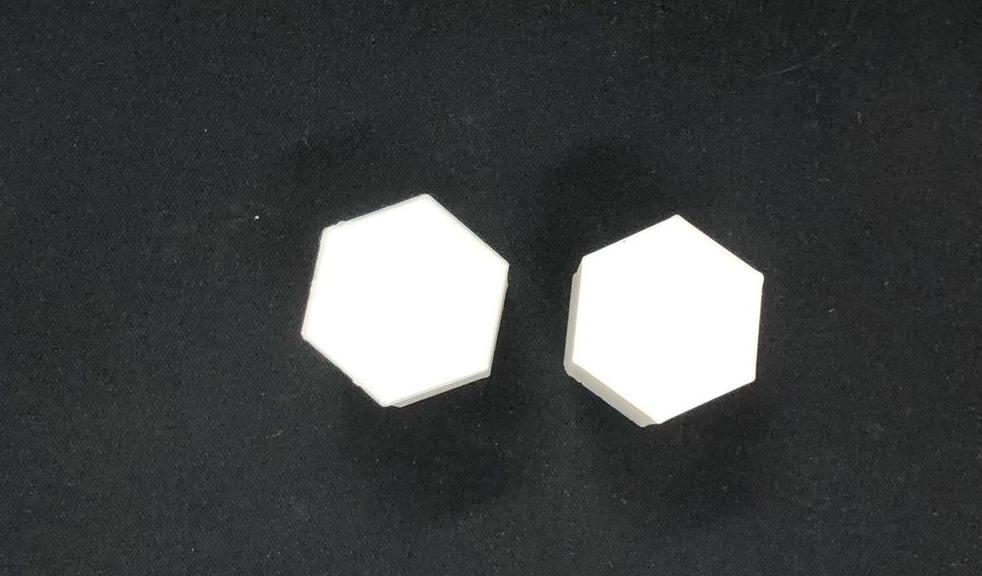
%> input picture new.jpg, 982 x 576 px
$ octave test.m   (GNU Octave 9; MATLAB toolbox functions it lacks are replaced by stand-ins)
%> lines starting %> are read from the running program, lines starting %| are printed output that depends on the picture; in (x1, y1, x2, y2) boxes, pixels count from 0 and x2, y2 are one past the last pixel; in counts of white or black regions, pixels touching at a corner belong together; the program's own positions count from 1
clc
clear all
close all

objectleft=0;
Im=imread('new.jpg');
%> Im is the input picture: size 576x982x3 uint8; mean R, G, B 66.7, 67.9, 68.2

I=rgb2gray(im2double(Im));
I(I<0.8)=0;
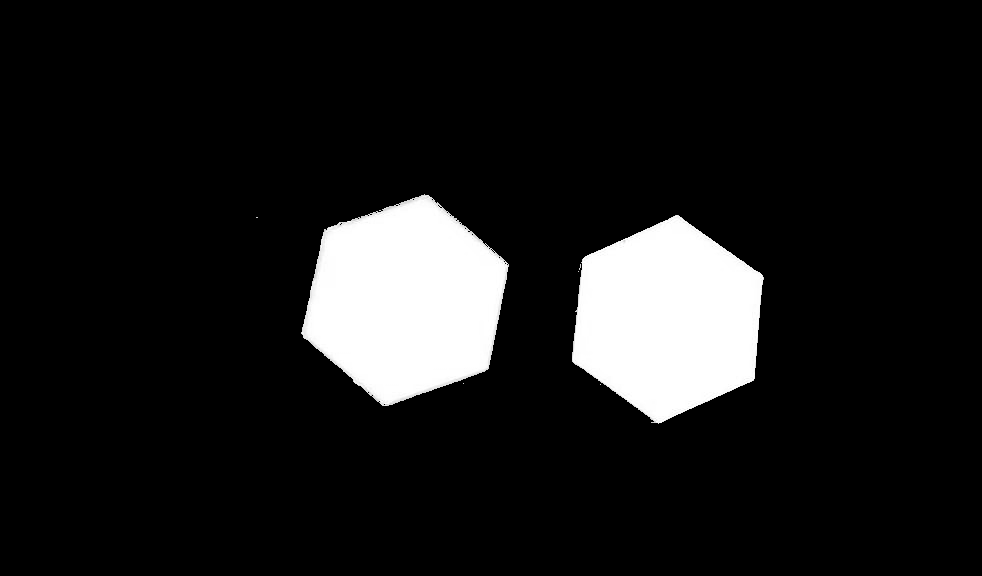
%> I: size 576x982 double; min 0, max 1, mean 0.105
I(I>=0.8)=1;
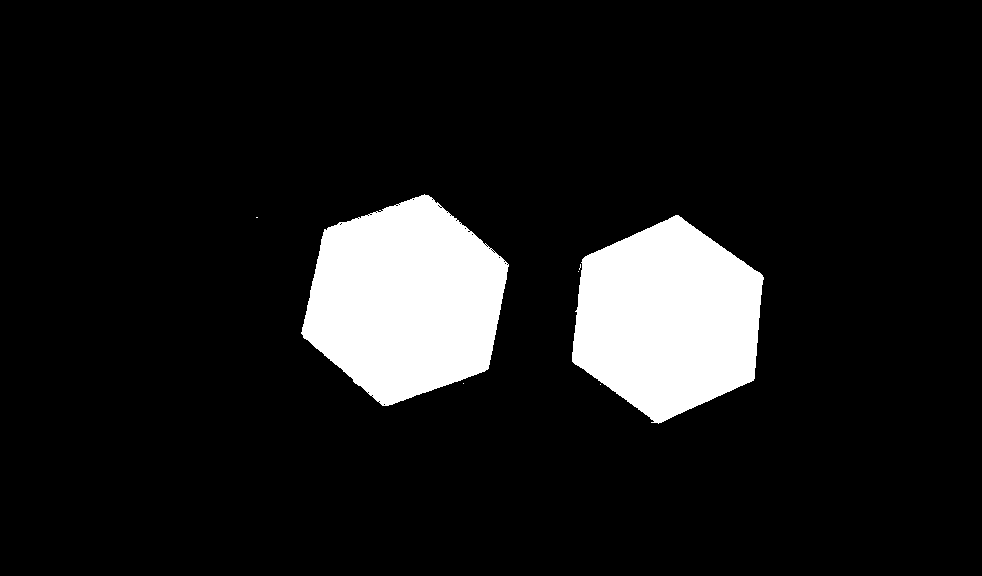
%> I: size 576x982 double; values 0 (black) and 1 (white), 10.5% white; 7 white regions (5 under 20 px), largest, box (x1, y1, x2, y2) and area: (301, 194, 509, 406) 30871, (572, 215, 764, 424) 28709

se = strel('cube',3)
